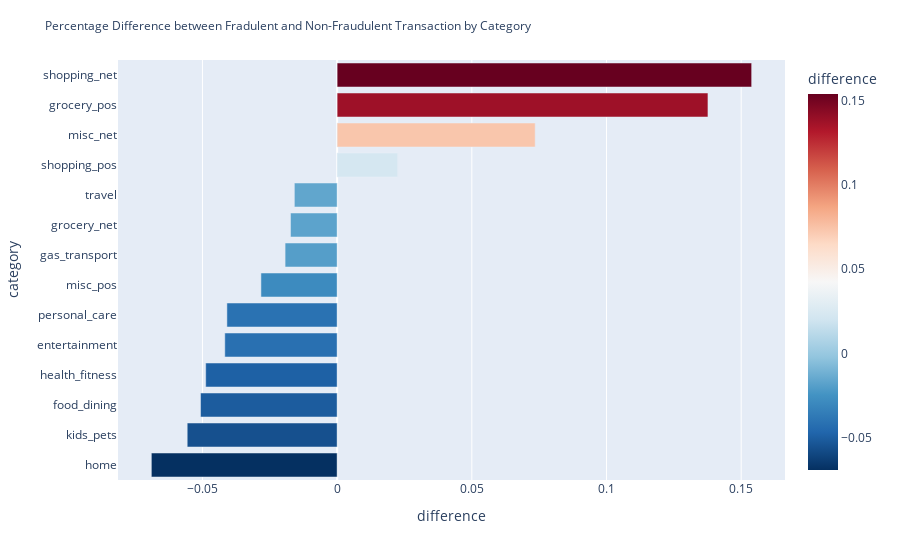

Here is the notebook cell this chart was saved with:
### Markdown cell above
#### Percentage Difference between Fraudulent and Non-Fraudulent transactions per category

### Code cell
df_non_fraud_cat = df[df.is_fraud==0].category.value_counts(normalize=True)
df_fraud_cat = df[df.is_fraud==1].category.value_counts(normalize=True)
df_diff = df_fraud_cat -df_non_fraud_cat
df_diff = df_diff.reset_index()
df_diff.columns = ['category','difference']
df_diff = df_diff.sort_values('difference', ascending=True)
px_fig = px.bar(df_diff,x= 'difference', y='category', color = 'difference', color_continuous_scale="Rdbu_r")
px_fig.update_layout(
    title=dict(text="Percentage Difference between Fradulent and Non-Fraudulent Transaction by Category",
               font=dict(size=12)))
px_fig.show()

### Figure 1 — Plotly figure (JSON) as saved in the notebook; plotly's stock layout.template omitted (floating-point values rounded to 4 significant figures)
{"data": [{"alignmentgroup": "True", "hovertemplate": "difference=%{marker.color}<br>category=%{y}<extra></extra>", "legendgroup": "", "marker": {"color": [-0.06897, -0.05565, -0.05071, -0.04879, -0.0417, -0.04092, -0.02829, -0.01931, -0.0173, -0.01588, 0.02246, 0.07352, 0.1377, 0.1539], "coloraxis": "coloraxis", "pattern": {"shape": ""}}, "name": "", "offsetgroup": "", "orientation": "h", "showlegend": false, "textposition": "auto", "type": "bar", "x": [-0.06897, -0.05565, -0.05071, -0.04879, -0.0417, -0.04092, -0.02829, -0.01931, -0.0173, -0.01588, 0.02246, 0.07352, 0.1377, 0.1539], "xaxis": "x", "y": ["home", "kids_pets", "food_dining", "health_fitness", "entertainment", "personal_care", "misc_pos", "gas_transport", "grocery_net", "travel", "shopping_pos", "misc_net", "grocery_pos", "shopping_net"], "yaxis": "y"}], "layout": {"barmode": "relative", "coloraxis": {"colorbar": {"title": {"text": "difference"}}, "colorscale": [[0, "rgb(5,48,97)"], [0.1, "rgb(33,102,172)"], [0.2, "rgb(67,147,195)"], [0.3, "rgb(146,197,222)"], [0.4, "rgb(209,229,240)"], [0.5, "rgb(247,247,247)"], [0.6, "rgb(253,219,199)"], [0.7, "rgb(244,165,130)"], [0.8, "rgb(214,96,77)"], [0.9, "rgb(178,24,43)"], [1, "rgb(103,0,31)"]]}, "legend": {"tracegroupgap": 0}, "margin": {"t": 60}, "title": {"font": {"size": 12}, "text": "Percentage Difference between Fradulent and Non-Fraudulent Transaction by Category"}, "xaxis": {"anchor": "y", "domain": [0, 1], "title": {"text": "difference"}}, "yaxis": {"anchor": "x", "domain": [0, 1], "title": {"text": "category"}}}}
